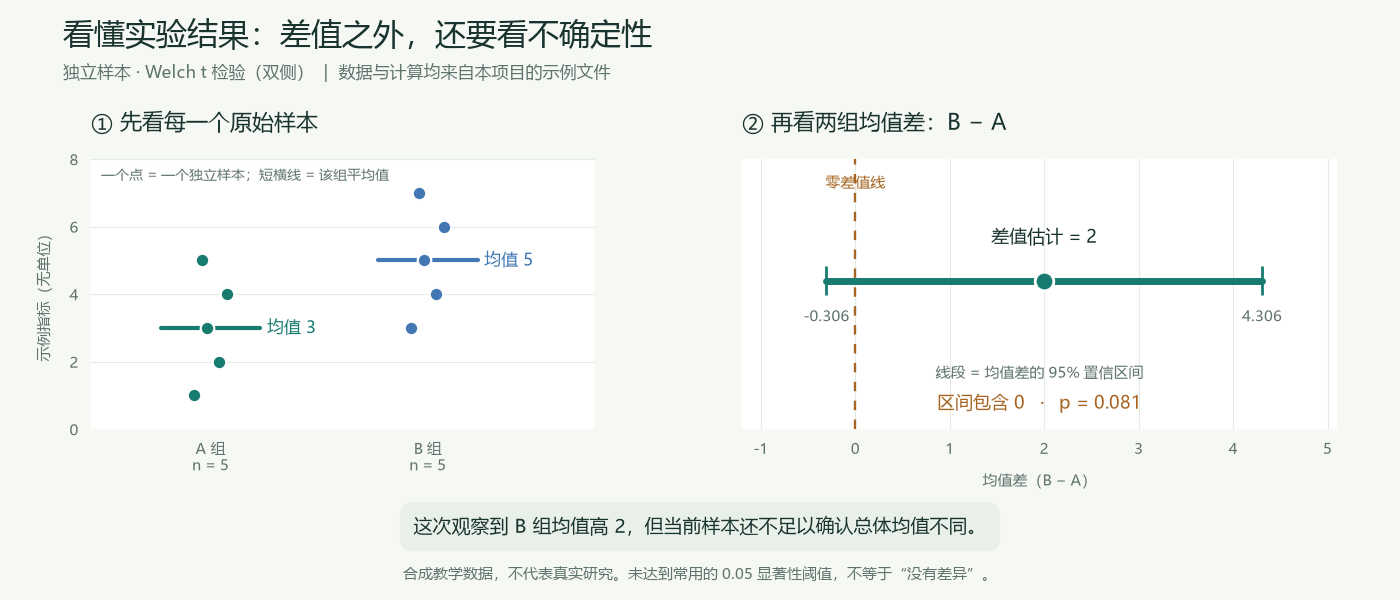

The Python source for this figure:
"""Plot the actual teaching dataset using the project's statistics engine.

Run with the project .venv Python. Only the adjacent PNG is written.
"""
from __future__ import annotations

import json
import sys
from pathlib import Path

import matplotlib
matplotlib.use("Agg")
import matplotlib.pyplot as plt
from matplotlib.font_manager import FontProperties
import numpy as np

ROOT = Path(__file__).resolve().parents[1]
sys.path.insert(0, str(ROOT))
from backend.app.stats_engine import analyze, read_dataset


def main() -> None:
    frame, _ = read_dataset(ROOT / "samples" / "independent.csv")
    result = analyze(frame, {
        "group_column": "group", "metric_column": "score",
        "group_a": "A", "group_b": "B", "design": "independent",
        "experimental_unit": "每个 sample_id 代表一个独立教学样本",
        "sample_id_column": "sample_id", "missing_policy": "error",
        "alternative": "two-sided", "confirmed": True,
    })
    comp = result["comparison"]
    assert comp["status"] == "completed", comp
    summaries = {s["group"]: s for s in result["summary"]}
    assert [summaries[g]["n"] for g in ["A", "B"]] == [5, 5]
    assert np.allclose([summaries[g]["mean"] for g in ["A", "B"]], [3, 5])

    font_path = Path("C:/Windows/Fonts/msyh.ttc")
    if not font_path.exists():
        raise FileNotFoundError("本图要求 Windows 微软雅黑：" + str(font_path))
    font = FontProperties(fname=str(font_path))
    bold = FontProperties(fname=str(font_path), weight="bold")
    plt.rcParams.update({"font.family": font.get_name(), "axes.unicode_minus": False})

    ink, muted, grid = "#19332f", "#60746e", "#e4ebe5"
    teal, blue, orange = "#177b70", "#4277b3", "#a66522"
    fig = plt.figure(figsize=(14, 6), dpi=100, facecolor="#f6f8f4")
    fig.text(.045, .925, "看懂实验结果：差值之外，还要看不确定性",
             color=ink, fontproperties=bold, fontsize=22)
    fig.text(.045, .87,
             "独立样本 · Welch t 检验（双侧）  |  数据与计算均来自本项目的示例文件",
             color=muted, fontproperties=font, fontsize=12)

    left = fig.add_axes([.065, .285, .36, .45], facecolor="white")
    right = fig.add_axes([.53, .285, .425, .45], facecolor="white")
    for ax in [left, right]:
        for spine in ax.spines.values():
            spine.set_visible(False)
        ax.tick_params(axis="both", colors=muted, labelsize=11, length=0, pad=9)
        ax.set_axisbelow(True)

    left.set_title("① 先看每一个原始样本", loc="left", pad=21,
                   color=ink, fontproperties=FontProperties(fname=str(font_path), size=16, weight="bold"))
    offsets = np.array([-.075, .04, -.015, .075, -.04])
    for pos, group, color in [(0, "A", teal), (1, "B", blue)]:
        values = np.array([p["value"] for p in result["points"] if p["group"] == group])
        left.scatter(pos + offsets, values, s=95, color=color,
                     edgecolors="white", linewidths=1.6, zorder=4)
        mean = summaries[group]["mean"]
        left.plot([pos-.23, pos+.23], [mean, mean], color=color,
                  linewidth=3, solid_capstyle="round", zorder=3)
        left.text(pos+.26, mean, f"均值 {mean:g}", va="center", color=color,
                  fontsize=12, fontproperties=bold)
    left.set_xlim(-.55, 1.77)
    left.set_ylim(0, 8)
    left.set_xticks([0, 1], ["A 组\nn = 5", "B 组\nn = 5"])
    left.set_yticks([0, 2, 4, 6, 8])
    left.grid(axis="y", color=grid, linewidth=.8)
    left.set_ylabel("示例指标（无单位）", fontproperties=font,
                    color=muted, labelpad=12, fontsize=11)
    left.text(.02, .965, "一个点 = 一个独立样本；短横线 = 该组平均值",
              transform=left.transAxes, va="top", fontsize=10,
              color=muted, fontproperties=font)

    right.set_title("② 再看两组均值差：B − A", loc="left", pad=21,
                    color=ink, fontproperties=FontProperties(fname=str(font_path), size=16, weight="bold"))
    lo, hi, delta = comp["ci_low"], comp["ci_high"], comp["difference"]
    right.set_xlim(-1.2, 5.1)
    right.set_ylim(0, 1)
    right.axvline(0, color=orange, linewidth=1.7,
                  linestyle=(0, (4, 4)), zorder=1)
    right.text(0, .94, "零差值线", ha="center", va="top",
               color=orange, fontproperties=font, fontsize=11)
    y = .55
    right.plot([lo, hi], [y, y], color=teal, linewidth=5,
               solid_capstyle="round", zorder=3)
    right.vlines([lo, hi], y-.055, y+.055, color=teal, linewidth=2, zorder=3)
    right.scatter([delta], [y], color=teal, edgecolors="white",
                  linewidths=2, s=180, zorder=4)
    right.text(delta, y+.14, f"差值估计 = {delta:g}", ha="center",
               color=ink, fontproperties=bold, fontsize=13)
    right.text(lo, y-.105, f"{lo:.3f}", ha="center", va="top", color=muted, fontsize=11)
    right.text(hi, y-.105, f"{hi:.3f}", ha="center", va="top", color=muted, fontsize=11)
    right.text(.5, .19, "线段 = 均值差的 95% 置信区间",
               transform=right.transAxes, ha="center", color=muted,
               fontproperties=font, fontsize=11)
    right.text(.5, .075, f"区间包含 0   ·   p = {comp['pvalue']:.3f}",
               transform=right.transAxes, ha="center", color=orange,
               fontproperties=bold, fontsize=13)
    right.set_xticks([-1, 0, 1, 2, 3, 4, 5])
    right.set_yticks([])
    right.grid(axis="x", color=grid, linewidth=.8)
    right.set_xlabel("均值差（B − A）", fontproperties=font,
                     fontsize=11, color=muted, labelpad=11)

    fig.text(.5, .112,
             "这次观察到 B 组均值高 2，但当前样本还不足以确认总体均值不同。",
             ha="center", color=ink, fontproperties=bold, fontsize=14,
             bbox={"facecolor": "#e9f0e9", "edgecolor": "none",
                   "boxstyle": "round,pad=.7"})
    fig.text(.5, .035,
             "合成教学数据，不代表真实研究。未达到常用的 0.05 显著性阈值，不等于“没有差异”。",
             ha="center", color=muted, fontproperties=font, fontsize=11)
    target = Path(__file__).with_suffix(".png")
    fig.savefig(target, dpi=100, facecolor=fig.get_facecolor())
    plt.close(fig)
    print(json.dumps({"output": str(target), "summary": result["summary"],
                      "comparison": comp}, ensure_ascii=False, indent=2))


if __name__ == "__main__":
    main()
